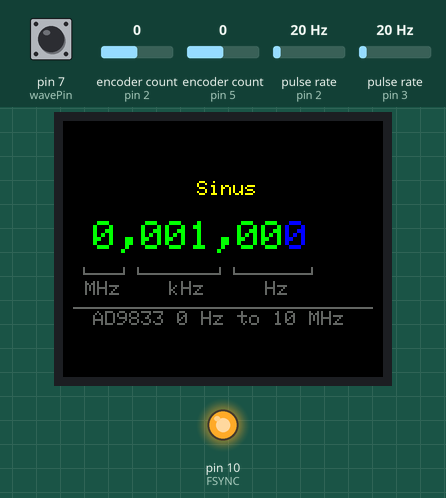
The sketch below on a simulated Arduino Uno, built with avr-gcc and run on an emulated ATmega328P. Parts: 160×128 colour display, output pins drawn as LEDs (lit = HIGH). Wiring (inferred from the names in the program): 2 × pulse sensor: data pin 2 / data pin 3. The test bench sets the inputs (shaded band); at power-on: pin 7 (wavePin) HIGH, encoder count (sensors on pin 2, pin 5) 0, pulse rate (sensors on pin 2, pin 3) 20 Hz.

Above: at 1.4 s.
1.5 s: pin 7 (wavePin) pulled LOW for 1 s
At 3.5 s:
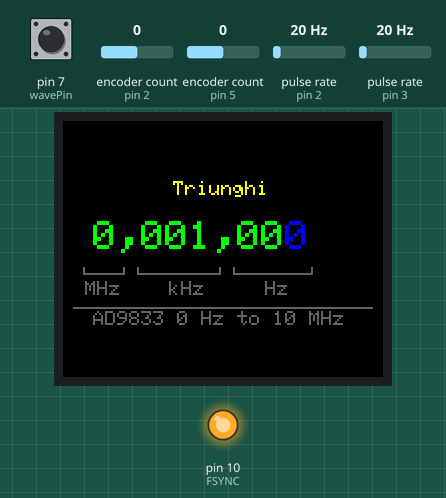
4.0 s: encoder count (sensor on pin 2) set to 1
At 5.1 s:
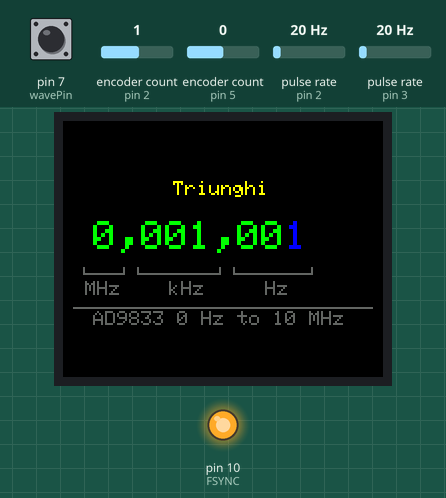
5.5 s: encoder count (sensor on pin 5) set to 1
At 6.1 s:
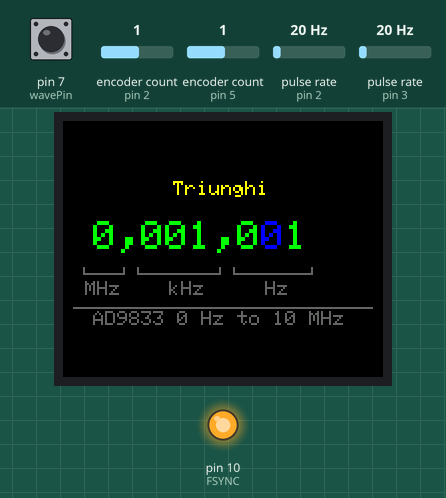
7.0 s: pin 7 (wavePin) pulled LOW for 0.15 s
At 8.2 s:
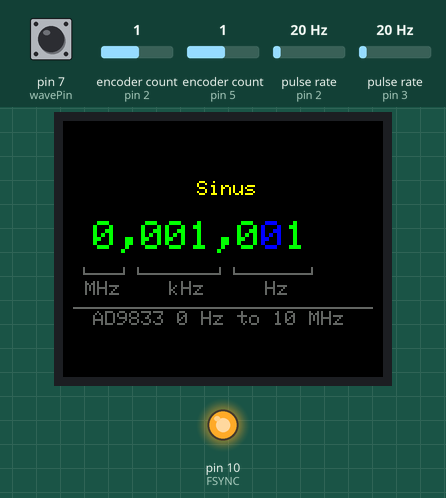
8.6 s: encoder count (sensor on pin 2) set to 2
At 9.8 s:
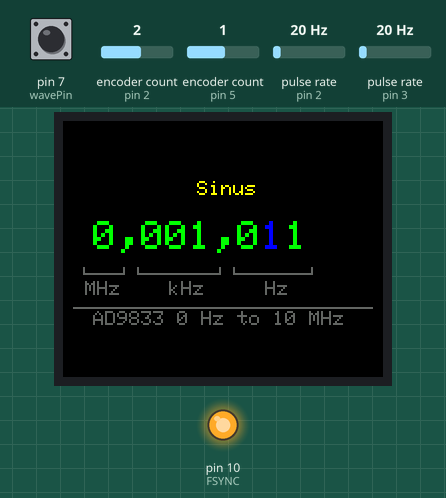
10.1 s: encoder count (sensor on pin 5) set to 2
At 10.8 s:
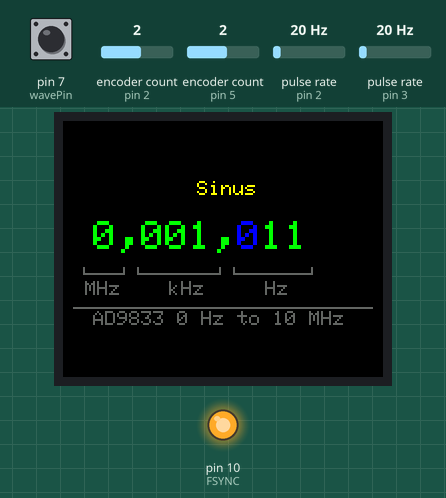
Timing chart, 0 to 12.6 s (numbered marks = the images above; inputs shaded):
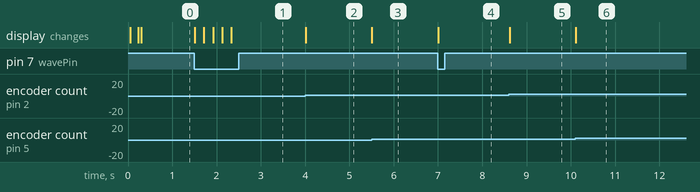

Measured:
- after the input at 1.5 s, the display: first changes at once (image 1 shows a later state)
- after the input at 4.0 s, the display: changes at once (image 2)
- after the input at 5.5 s, the display: changes at once (image 3)
- after the input at 7.0 s, the display: changes at once (image 4)
- after the input at 8.6 s, the display: changes at once (image 5)
- after the input at 10.1 s, the display: changes at once (image 6)

The sketch:

dds-ad9833-2-1-10.ino
```cpp
/*
AD9833 Waveform Module vwlowen.co.uk
*/

#include <SPI.h>
#include <Rotary.h>            // Rotary encoder: https://github.com/brianlow/Rotary


#define dc   A0                // Define pins for TFT display.
#define cs   A1                //
#define rst  A2

#include <Adafruit_GFX.h>      // Core graphics library

// include Adafruit library OR QDTech library depending on the display's controller chip.

  #include <Adafruit_ST7735.h>            // Hardware-specific library
  Adafruit_ST7735 tft = Adafruit_ST7735(cs, dc, rst);

 // #include <Adafruit_QDTech.h>              // Hardware-specific library
//  Adafruit_QDTech tft = Adafruit_QDTech(cs, dc, rst);


// https://github.com/zigwart/Adafruit_QDTech


#define BLACK 0x000                         // Define the display colours we'll be using
#define BLUE 0x001F                         // so they're constants regardless of which
#define GREEN 0x07E0                        // display library we use.
#define YELLOW 0xFFE0
#define GREY 0x632C

const int SINE = 0x2000;                    // Define AD9833's waveform register value.
const int SQUARE = 0x2028;                  // When we update the frequency, we need to
const int TRIANGLE = 0x2002;                // define the waveform when we end writing.

int wave = 0;
int waveType = SINE;
int wavePin = 7;

int freqUpPin = 2;         //dt                 // Define rotary encoder pins.
int freqDownPin = 3;       // clk
int stepUpPin = 5;         // clk
int stepDownPin = 6;       // dt

const float refFreq = 25000000.0;           // On-board crystal reference frequency

const int FSYNC = 10;                       // Standard SPI pins for the AD9833 waveform generator.
const int CLK = 13;                         // CLK and DATA pins are shared with the TFT display.
const int DATA = 11;

Rotary r = Rotary(freqUpPin, freqDownPin);    // Rotary encoder for frequency connects to interrupt pins
Rotary i = Rotary(stepUpPin, stepDownPin);    // Rotart encoder for setting increment.

unsigned long freq = 1000;               // Set initial frequency.
unsigned long freqOld = freq;

unsigned long incr = 1;
unsigned long oldIncr = 1;

void setup() {

  pinMode(freqUpPin, INPUT_PULLUP);      // Set pins for rotary encoders as INPUTS and enable
  pinMode(freqDownPin, INPUT_PULLUP);    // internal pullup resistors.
  pinMode(stepUpPin, INPUT_PULLUP);
  pinMode(stepDownPin, INPUT_PULLUP);
  pinMode(wavePin, INPUT_PULLUP);

   // Can't set SPI MODE here because the display and the AD9833 use different MODES.
  SPI.begin();
  delay(50);

  // Initialize either Adafruit OR QDTech display
  //QDTech display
   //  tft.init();
  tft.initR(INITR_BLACKTAB);

  //Adafruit display
  // tft.initR(INITR_BLACKTAB);   // initialize a ST7735S chip, black tab

  tft.setRotation(3);
  tft.setTextWrap(false);                                  // Allow text to run off right edge

  tft.fillScreen(BLACK);
  tft.drawFastVLine(10, tft.height()-55, 4, GREY);         // Display 'static' cosmetic text.
  tft.drawFastVLine(30, tft.height()-55, 4, GREY);
  tft.drawFastVLine(37, tft.height()-55, 4, GREY);
  tft.drawFastVLine(78, tft.height()-55, 4, GREY);
  tft.drawFastVLine(85, tft.height()-55, 4, GREY);
  tft.drawFastVLine(124, tft.height()-55, 4, GREY);

  tft.drawFastHLine(10, tft.height()-52, 20, GREY);
  tft.drawFastHLine(37, tft.height()-52, 42, GREY);
  tft.drawFastHLine(85, tft.height()-52, 40, GREY);

  tft.setTextColor(GREY);
  tft.setCursor(5, tft.height()-48);
  tft.print(" MHz    kHz     Hz");

  tft.setCursor(15,95 );
  tft.setTextSize(1);
  tft.drawFastHLine(5, 93, 150, GREY);
  tft.setTextColor(GREY);
  tft.println("AD9833 0 Hz to 10 MHz ");
 // tft.print("   waveform generator");


// Configure interrupt for rotary encoder and enable.
  PCICR |= (1 << PCIE2);
  PCMSK2 |= (1 << PCINT18) | (1 << PCINT19);
  sei();

  AD9833reset();                                   // Reset AD9833 module after power-up.
  delay(50);
  AD9833setFrequency(freq, SINE);                  // Set the frequency and Sine Wave output
  updateDisplay();
}

void updateDisplay() {

  // To complicate things, the display uses SPI MODE0 but the AD9833 uses SPI MODE3 so it's
  // necessary to switch modes before each SPI transfer.
  SPI.setDataMode(SPI_MODE0);

  tft.fillRect(40, 30, 120, 12, BLACK);            // Clear text.

  tft.setTextColor(YELLOW);
  tft.setCursor(55, 30);
  tft.setTextSize(1);
  switch (waveType) {
    case SINE: tft.print("  Sinus"); break;
    case SQUARE: tft.print("Dreptunghi"); break;
    case TRIANGLE: tft.print("Triunghi"); break;
  }

  tft.fillRect(5, 50, 140, 14, BLACK);           // Clear frequency numerals.
  tft.setTextColor(GREEN);
  tft.setTextSize(2);
  tft.setCursor(15, 50);
  format(freq);                                   // Show frequency in formatted form.

}

void format(unsigned long value) {

   // Break the frequency value down into individual digits & into variable 'digit'.
   // If a digit corresponds with the currently-selected x10 increment, change the
   // text colour to YELLOW. All other digits and commas are GREEN.

  unsigned long j = 1000000;

  for (int i=6; i>=0; i--) {
    int digit = (value / j) % 10;
    incr == j ? tft.setTextColor(BLUE): tft.setTextColor(GREEN);
    tft.print(digit);
    if ((i == 6) || (i == 3)) {                  // Add commas at millions and thousands
      tft.setTextColor(GREEN);
      tft.print(",");
    }
    j /= 10;
  }
}


void loop() {

  if (oldIncr != incr) {
    updateDisplay();
    oldIncr= incr;
  }

  // Check 'increment' rotary encoder. Increase or decrease 'increment' by a factor of x10
  // if encoder has been turned.
  unsigned char result = i.process();
  if (result) {
    if (result == DIR_CW)  {if (incr < 1000000) incr *= 10;}
    if (result == DIR_CCW) {if (incr >= 10) incr /= 10;}
    updateDisplay();
  }

  // Check if push button on 'increment' rotary encoder is pushed and set Wave Type accordingly.
  if (digitalRead(wavePin) == LOW) {
    wave += 1;
    if (wave > 2) wave = 0;
    switch (wave) {
      case 0: waveType = SINE; break;
      case 1: waveType = SQUARE; break;
      case 2: waveType= TRIANGLE; break;
    }
    AD9833setFrequency(freq, waveType);     // Set AD9833 to frequency and selected wave type.
    updateDisplay();
    delay(200);
  }

  if (freq != freqOld) {                    // If frequency has changed, interrupt rotary encoder
    AD9833setFrequency(freq, waveType);     // must have been turned so update AD9833 and display.
    updateDisplay();
    freqOld = freq;                         // Remember new frequency to avoid unwanted display
  }                                         // and AD9833 updates.
}

// AD9833 documentation advises a 'Reset' on first applying power.
void AD9833reset() {
  WriteRegister(0x100);   // Write '1' to AD9833 Control register bit D8.
  delay(10);
}

// Set the frequency and waveform registers in the AD9833.
void AD9833setFrequency(long frequency, int Waveform) {

  long FreqWord = (frequency * pow(2, 28)) / refFreq;

  int MSB = (int)((FreqWord & 0xFFFC000) >> 14);    //Only lower 14 bits are used for data
  int LSB = (int)(FreqWord & 0x3FFF);

  //Set control bits 15 ande 14 to 0 and 1, respectively, for frequency register 0
  LSB |= 0x4000;
  MSB |= 0x4000;

  WriteRegister(0x2100);
  WriteRegister(LSB);                  // Write lower 16 bits to AD9833 registers
  WriteRegister(MSB);                  // Write upper 16 bits to AD9833 registers.
  WriteRegister(0xC000);               // Phase register
  WriteRegister(Waveform);             // Exit & Reset to SINE, SQUARE or TRIANGLE

}

void WriteRegister(int dat) {

  // Display and AD9833 use different SPI MODES so it has to be set for the AD9833 here.
  SPI.setDataMode(SPI_MODE2);

  digitalWrite(FSYNC, LOW);           // Set FSYNC low before writing to AD9833 registers
  delayMicroseconds(10);              // Give AD9833 time to get ready to receive data.

  SPI.transfer(highByte(dat));        // Each AD9833 register is 32 bits wide and each 16
  SPI.transfer(lowByte(dat));         // bits has to be transferred as 2 x 8-bit bytes.

  digitalWrite(FSYNC, HIGH);          //Write done. Set FSYNC high
}


// Interrupt service routine for the 'frequency' rotary encoder.

ISR(PCINT2_vect) {

  unsigned char result = r.process();
  if (result) {
    if (result == DIR_CW) {                   // Clockwise rotation so add increment to frequency
       if ((freq + incr) < 6000000) freq+=incr;

    } else {
        if (freq > incr) {                    // Counter-clockwise rotation so subtract increment
          freq -= incr;                       // from frequency unless it would result in a negative
        } else {                              // number.
          if (freq >= 1) incr /= 10;
          if (incr < 1) incr = 1;             // Compensate for math rounding error.
        }
    }
  }
}
```
